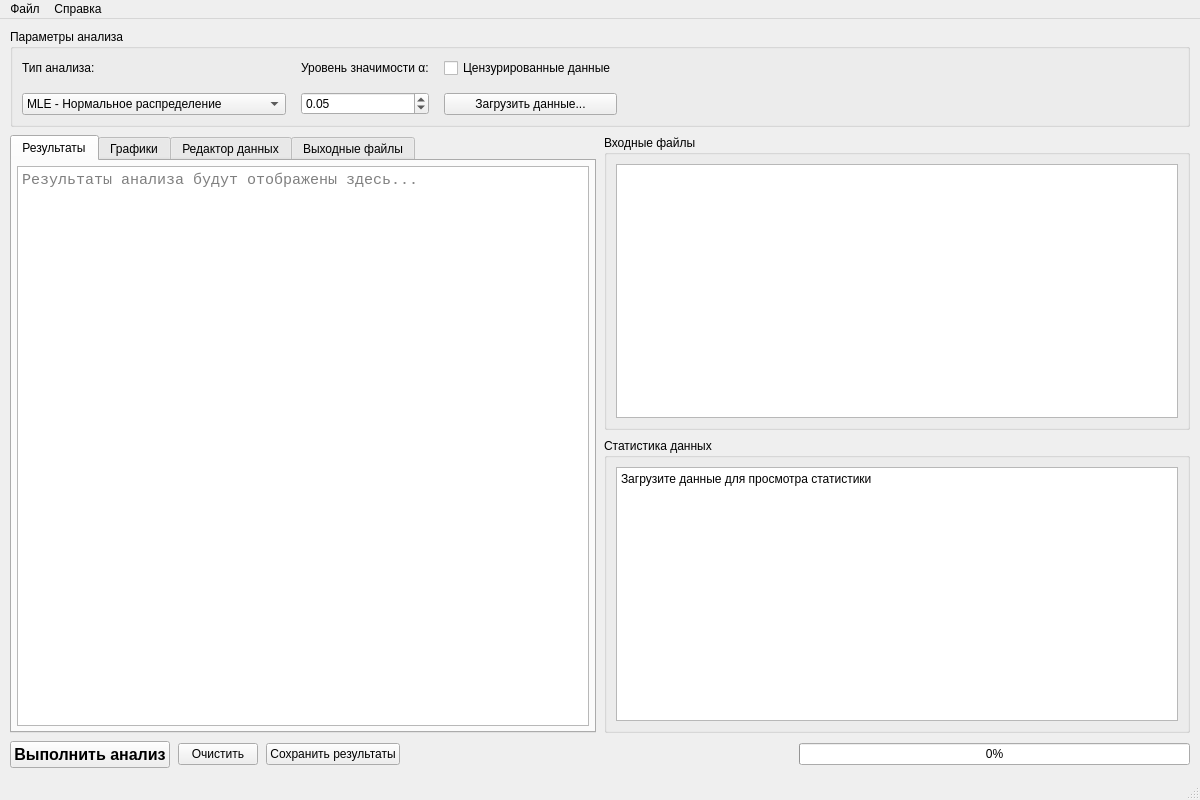
<?xml version="1.0" encoding="UTF-8"?>
<ui version="4.0">
 <class>MainWindow</class>
 <widget class="QMainWindow" name="MainWindow">
  <property name="geometry">
   <rect>
    <x>0</x>
    <y>0</y>
    <width>1200</width>
    <height>800</height>
   </rect>
  </property>
  <property name="windowTitle">
   <string>Статистический анализ - Методы MLS</string>
  </property>
  <widget class="QWidget" name="centralwidget">
   <layout class="QVBoxLayout" name="mainLayout">
    <property name="spacing">
     <number>8</number>
    </property>
    <property name="leftMargin">
     <number>10</number>
    </property>
    <property name="topMargin">
     <number>10</number>
    </property>
    <property name="rightMargin">
     <number>10</number>
    </property>
    <property name="bottomMargin">
     <number>10</number>
    </property>

    <item>
     <!-- Верхняя панель: параметры анализа -->
     <widget class="QGroupBox" name="parametersGroup">
      <property name="title">
       <string>Параметры анализа</string>
      </property>
      <property name="minimumHeight">
       <number>100</number>
      </property>
      <property name="maximumHeight">
       <number>150</number>
      </property>
      <layout class="QHBoxLayout" name="parametersLayout">
       <property name="spacing">
        <number>15</number>
       </property>

       <!-- Первая колонка: тип анализа -->
       <item>
        <layout class="QVBoxLayout" name="analysisTypeLayout">
         <item>
          <widget class="QLabel" name="analysisTypeLabel">
           <property name="text">
            <string>Тип анализа:</string>
           </property>
          </widget>
         </item>
         <item>
          <widget class="QComboBox" name="analysisTypeCombo">
           <property name="minimumWidth">
            <number>280</number>
           </property>
           <item>
            <property name="text">
             <string>MLE - Нормальное распределение</string>
            </property>
           </item>
           <item>
            <property name="text">
             <string>MLE - Распределение Вейбулла</string>
            </property>
           </item>
           <item>
            <property name="text">
             <string>MLS - Метод MLS метод (Нормальное)</string>
            </property>
           </item>
           <item>
            <property name="text">
             <string>Критерий Граббса (выбросы)</string>
            </property>
           </item>
           <item>
            <property name="text">
             <string>F-критерий Фишера (дисперсии)</string>
            </property>
           </item>
           <item>
            <property name="text">
             <string>t-критерий Стьюдента</string>
            </property>
           </item>
           <item>
            <property name="text">
             <string>Дисперсионный анализ (ANOVA)</string>
            </property>
           </item>
           <item>
            <property name="text">
             <string>Критерий Шапиро-Уилка (нормальность)</string>
            </property>
           </item>
           <item>
            <property name="text">
             <string>Критерий Уилкоксона (ранговые суммы)</string>
            </property>
           </item>
           <item>
            <property name="text">
             <string>Доверительные интервалы</string>
            </property>
           </item>
           <item>
            <property name="text">
             <string>Персентили (квантили)</string>
            </property>
           </item>
          </widget>
         </item>
        </layout>
       </item>

       <!-- Вторая колонка: альфа -->
       <item>
        <layout class="QVBoxLayout" name="alphaLayout">
         <item>
          <widget class="QLabel" name="alphaLabel">
           <property name="text">
            <string>Уровень значимости α:</string>
           </property>
          </widget>
         </item>
         <item>
          <widget class="QDoubleSpinBox" name="alphaSpinBox">
           <property name="minimumWidth">
            <number>120</number>
           </property>
           <property name="minimum">
            <double>0.010000000000000</double>
           </property>
           <property name="maximum">
            <double>0.500000000000000</double>
           </property>
           <property name="singleStep">
            <double>0.010000000000000</double>
           </property>
           <property name="value">
            <double>0.050000000000000</double>
           </property>
          </widget>
         </item>
        </layout>
       </item>

       <!-- Третья колонка: чекбокс и кнопка загрузки -->
       <item>
        <layout class="QVBoxLayout" name="dataOptionsLayout">
         <item>
          <widget class="QCheckBox" name="useCensoredDataCheck">
           <property name="text">
            <string>Цензурированные данные</string>
           </property>
          </widget>
         </item>
         <item>
          <widget class="QPushButton" name="loadDataButton">
           <property name="text">
            <string>Загрузить данные...</string>
           </property>
           <property name="minimumHeight">
            <number>32</number>
           </property>
          </widget>
         </item>
        </layout>
       </item>

       <item>
        <spacer name="horizontalSpacer_params">
         <property name="orientation">
          <enum>Qt::Horizontal</enum>
         </property>
         <property name="sizeHint" stdset="0">
          <size>
           <width>40</width>
           <height>20</height>
          </size>
         </property>
        </spacer>
       </item>
      </layout>
     </widget>
    </item>

    <item>
     <!-- Основная область с двумя панелями -->
     <layout class="QHBoxLayout" name="mainContentLayout">
      <property name="spacing">
       <number>8</number>
      </property>

      <item>
       <!-- Левая панель: вкладки для результатов -->
       <widget class="QTabWidget" name="tabWidget">
        <property name="currentIndex">
         <number>0</number>
        </property>
        <property name="minimumWidth">
         <number>600</number>
        </property>

        <widget class="QWidget" name="resultsTab">
         <attribute name="title">
          <string>Результаты</string>
         </attribute>
         <layout class="QVBoxLayout" name="resultsLayout">
          <property name="spacing">
           <number>5</number>
          </property>
          <property name="leftMargin">
           <number>5</number>
          </property>
          <property name="topMargin">
           <number>5</number>
          </property>
          <property name="rightMargin">
           <number>5</number>
          </property>
          <property name="bottomMargin">
           <number>5</number>
          </property>
          <item>
           <widget class="QTextEdit" name="resultsText">
            <property name="readOnly">
             <bool>true</bool>
            </property>
            <property name="font">
             <font>
              <family>Courier</family>
              <pointsize>11</pointsize>
             </font>
            </property>
            <property name="placeholderText">
             <string>Результаты анализа будут отображены здесь...</string>
            </property>
           </widget>
          </item>
         </layout>
        </widget>

        <widget class="QWidget" name="chartsTab">
         <attribute name="title">
          <string>Графики</string>
         </attribute>
         <layout class="QVBoxLayout" name="chartsLayout">
          <property name="spacing">
           <number>0</number>
          </property>
          <property name="leftMargin">
           <number>0</number>
          </property>
          <property name="topMargin">
           <number>0</number>
          </property>
          <property name="rightMargin">
           <number>0</number>
          </property>
          <property name="bottomMargin">
           <number>0</number>
          </property>
          <item>
           <widget class="QWidget" name="chartContainer" native="true">
            <property name="sizePolicy">
             <sizepolicy hsizetype="Expanding" vsizetype="Expanding">
              <horstretch>0</horstretch>
              <verstretch>0</verstretch>
             </sizepolicy>
            </property>
           </widget>
          </item>
         </layout>
        </widget>

        <widget class="QWidget" name="editorTab">
         <attribute name="title">
          <string>Редактор данных</string>
         </attribute>
         <layout class="QVBoxLayout" name="editorLayout">
          <property name="spacing">
           <number>0</number>
          </property>
          <property name="leftMargin">
           <number>0</number>
          </property>
          <property name="topMargin">
           <number>0</number>
          </property>
          <property name="rightMargin">
           <number>0</number>
          </property>
          <property name="bottomMargin">
           <number>0</number>
          </property>
          <item>
           <widget class="QWidget" name="editorContainer" native="true"/>
          </item>
         </layout>
        </widget>

        <widget class="QWidget" name="filesTab">
         <attribute name="title">
          <string>Выходные файлы</string>
         </attribute>
         <layout class="QVBoxLayout" name="filesLayout">
          <property name="spacing">
           <number>5</number>
          </property>
          <property name="leftMargin">
           <number>5</number>
          </property>
          <property name="topMargin">
           <number>5</number>
          </property>
          <property name="rightMargin">
           <number>5</number>
          </property>
          <property name="bottomMargin">
           <number>5</number>
          </property>
          <item>
           <widget class="QListWidget" name="outputFilesList">
            <property name="maximumHeight">
             <number>150</number>
            </property>
           </widget>
          </item>
          <item>
           <widget class="QTextEdit" name="fileContentText">
            <property name="readOnly">
             <bool>true</bool>
            </property>
            <property name="font">
             <font>
              <family>Courier</family>
             </font>
            </property>
           </widget>
          </item>
         </layout>
        </widget>
       </widget>
      </item>

      <item>
       <!-- Правая панель: файлы и статистика -->
       <layout class="QVBoxLayout" name="sidebarLayout">
        <property name="spacing">
         <number>8</number>
        </property>

        <item>
         <widget class="QGroupBox" name="filesGroup">
          <property name="title">
           <string>Входные файлы</string>
          </property>
          <property name="minimumWidth">
           <number>250</number>
          </property>
          <property name="maximumWidth">
           <number>350</number>
          </property>
          <layout class="QVBoxLayout" name="filesGroupLayout">
           <item>
            <widget class="QListWidget" name="inputFilesList">
             <property name="minimumHeight">
              <number>150</number>
             </property>
            </widget>
           </item>
          </layout>
         </widget>
        </item>

        <item>
         <widget class="QGroupBox" name="statsGroup">
          <property name="title">
           <string>Статистика данных</string>
          </property>
          <layout class="QVBoxLayout" name="statsGroupLayout">
           <item>
            <widget class="QTextEdit" name="statsText">
             <property name="readOnly">
              <bool>true</bool>
             </property>
             <property name="html">
              <string>&lt;p&gt;Загрузите данные для просмотра статистики&lt;/p&gt;</string>
             </property>
            </widget>
           </item>
          </layout>
         </widget>
        </item>
       </layout>
      </item>
     </layout>
    </item>

    <item>
     <!-- Нижняя панель управления -->
     <layout class="QHBoxLayout" name="controlLayout">
      <property name="spacing">
       <number>8</number>
      </property>

      <item>
       <widget class="QPushButton" name="runButton">
        <property name="text">
         <string>Выполнить анализ</string>
        </property>
        <property name="minimumHeight">
         <number>40</number>
        </property>
        <property name="minimumWidth">
         <number>150</number>
        </property>
        <property name="font">
         <font>
          <pointsize>12</pointsize>
          <weight>75</weight>
          <bold>true</bold>
         </font>
        </property>
       </widget>
      </item>

      <item>
       <widget class="QPushButton" name="clearButton">
        <property name="text">
         <string>Очистить</string>
        </property>
        <property name="minimumHeight">
         <number>40</number>
        </property>
        <property name="minimumWidth">
         <number>100</number>
        </property>
       </widget>
      </item>

      <item>
       <widget class="QPushButton" name="saveButton">
        <property name="text">
         <string>Сохранить результаты</string>
        </property>
        <property name="minimumHeight">
         <number>40</number>
        </property>
        <property name="minimumWidth">
         <number>150</number>
        </property>
       </widget>
      </item>

      <item>
       <spacer name="horizontalSpacer">
        <property name="orientation">
         <enum>Qt::Horizontal</enum>
        </property>
        <property name="sizeHint" stdset="0">
         <size>
          <width>40</width>
          <height>20</height>
         </size>
        </property>
       </spacer>
      </item>

      <item>
       <widget class="QProgressBar" name="progressBar">
        <property name="minimumWidth">
         <number>200</number>
        </property>
        <property name="minimumHeight">
         <number>25</number>
        </property>
        <property name="value">
         <number>0</number>
        </property>
       </widget>
      </item>
     </layout>
    </item>
   </layout>
  </widget>

  <widget class="QMenuBar" name="menubar">
   <property name="geometry">
    <rect>
     <x>0</x>
     <y>0</y>
     <width>1200</width>
     <height>24</height>
    </rect>
   </property>
   <widget class="QMenu" name="menuFile">
    <property name="title">
     <string>Файл</string>
    </property>
    <addaction name="actionOpen"/>
    <addaction name="actionSave"/>
    <addaction name="separator"/>
    <addaction name="actionQuit"/>
   </widget>
   <widget class="QMenu" name="menuHelp">
    <property name="title">
     <string>Справка</string>
    </property>
    <addaction name="actionAbout"/>
    <addaction name="actionDocumentation"/>
   </widget>
   <addaction name="menuFile"/>
   <addaction name="menuHelp"/>
  </widget>

  <widget class="QStatusBar" name="statusbar"/>

  <action name="actionOpen">
   <property name="text">
    <string>Открыть...</string>
   </property>
   <property name="shortcut">
    <string>Ctrl+O</string>
   </property>
  </action>
  <action name="actionSave">
   <property name="text">
    <string>Сохранить</string>
   </property>
   <property name="shortcut">
    <string>Ctrl+S</string>
   </property>
  </action>
  <action name="actionQuit">
   <property name="text">
    <string>Выход</string>
   </property>
   <property name="shortcut">
    <string>Ctrl+Q</string>
   </property>
  </action>
  <action name="actionAbout">
   <property name="text">
    <string>О программе</string>
   </property>
  </action>
  <action name="actionDocumentation">
   <property name="text">
    <string>Документация</string>
   </property>
   <property name="shortcut">
    <string>F1</string>
   </property>
  </action>
 </widget>
 <resources/>
 <connections/>
</ui>
